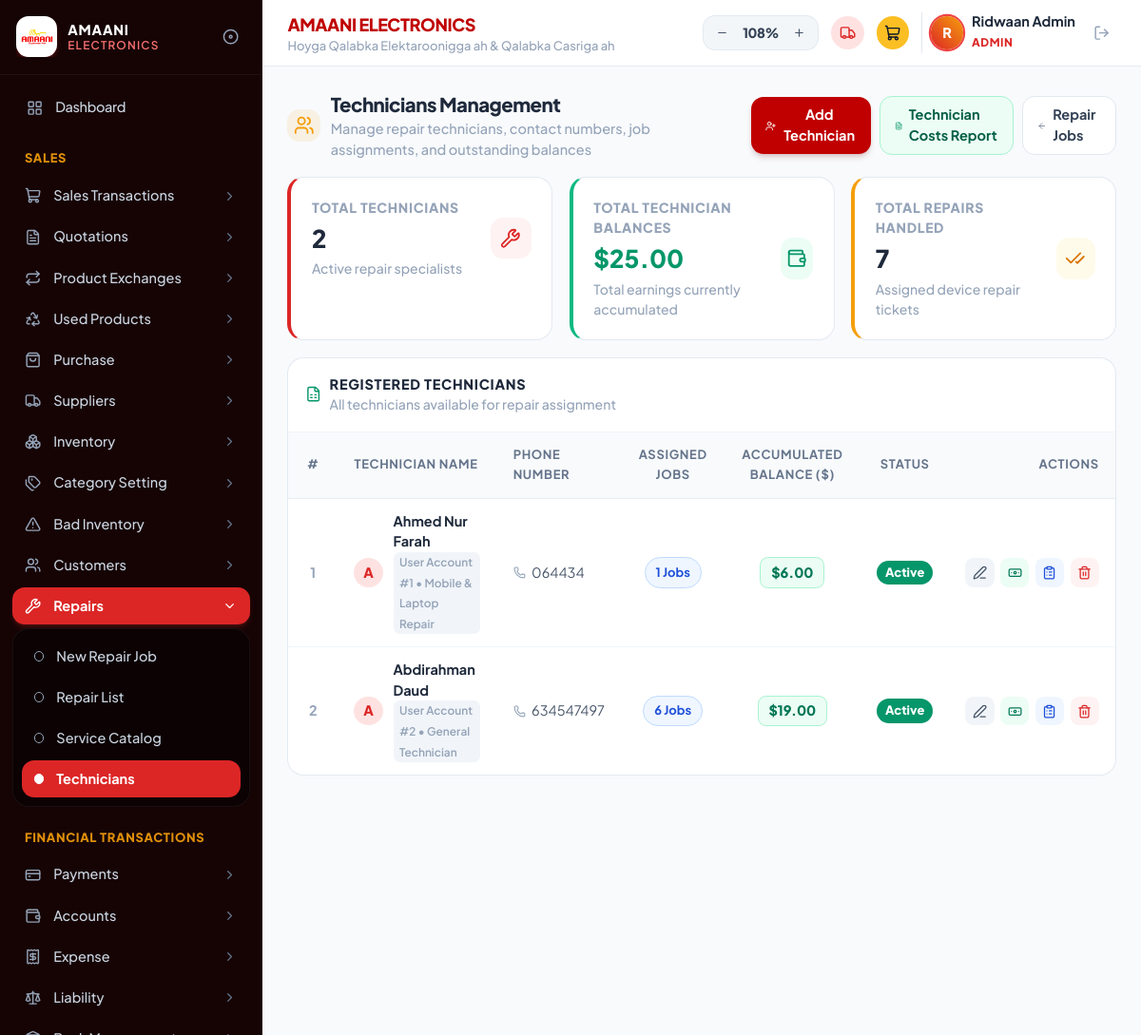
The app's page /technicians.php (signed in) with its own data.
### tables this page shows
CREATE TABLE `technicians` (
  `id` int(11) NOT NULL AUTO_INCREMENT,
  `name` varchar(150) NOT NULL,
  `phone` varchar(50) DEFAULT '',
  `specialty` varchar(100) DEFAULT 'General Technician',
  `balance` decimal(10,2) DEFAULT 0.00,
  `status` enum('Active','Inactive') DEFAULT 'Active',
  `created_at` timestamp NULL DEFAULT current_timestamp(),
  PRIMARY KEY (`id`)
);

### technicians.php (the view, shortened to what this page needs)
<?php
require_once __DIR__ . '/includes/header.php';
require_once __DIR__ . '/includes/sidebar.php';
$totalTechs = $pdo->query("SELECT COUNT(*) FROM technicians WHERE status = 'Active'")->fetchColumn();
$totalBalances = $pdo->query("SELECT IFNULL(SUM(balance), 0) FROM technicians")->fetchColumn();
$totalRepairsHandled = $pdo->query("SELECT COUNT(*) FROM repair_jobs WHERE technician_id IS NOT NULL AND technician_id > 0")->fetchColumn();
$query = "
    SELECT t.*,
    (SELECT COUNT(*) FROM repair_jobs j WHERE j.technician_id = t.id) AS assigned_jobs
    FROM technicians t
    ORDER BY t.id ASC
";
$technicians = $pdo->query($query)->fetchAll(PDO::FETCH_ASSOC);
?>
<main class="flex-1 min-w-0 space-y-4">
    <div class="flex flex-col sm:flex-row sm:items-center sm:justify-between gap-3">
        <div class="flex items-center gap-2.5">
            <div class="w-8 h-8 rounded-xl bg-amber-500/10 text-amber-500 flex items-center justify-center shrink-0">
                <i data-lucide="users" class="w-5 h-5 text-amber-500"></i>
            </div>
            <div>
                <h1 class="text-lg font-black text-slate-800 tracking-tight">Technicians Management</h1>
                <p class="text-xs text-slate-400 font-medium">Manage repair technicians, contact numbers, job assignments, and outstanding balances</p>
            </div>
        </div>
        <div class="flex items-center gap-2">
            <button type="button" onclick="openAddTechModal()" class="px-3.5 py-2 rounded-xl bg-[#c00000] hover:bg-red-700 text-white font-bold text-xs shadow-md shadow-red-900/20 transition-all flex items-center gap-1.5 cursor-pointer">
                <i data-lucide="user-plus" class="w-3.5 h-3.5"></i>
                <span>Add Technician</span>
            </button>
            <a href="technicians.php?report=costs" class="px-3.5 py-2 rounded-xl bg-emerald-50 hover:bg-emerald-100 text-emerald-800 border border-emerald-200 font-bold text-xs shadow-xs transition-colors flex items-center gap-1.5">
                <i data-lucide="file-text" class="w-3.5 h-3.5 text-emerald-600"></i>
                <span>Technician Costs Report</span>
            </a>
            <a href="repairs.php" class="px-3.5 py-2 rounded-xl border border-slate-200 bg-white hover:bg-slate-50 text-slate-700 font-bold text-xs shadow-xs transition-colors flex items-center gap-1.5">
                <i data-lucide="arrow-left" class="w-3.5 h-3.5 text-slate-500"></i>
                <span>Repair Jobs</span>
            </a>
        </div>
    </div>
    <div class="grid grid-cols-1 md:grid-cols-3 gap-4">
        <div class="bg-white rounded-2xl border border-slate-200/90 shadow-xs p-5 relative overflow-hidden border-l-4 border-l-red-600">
            <div class="flex items-center justify-between">
                <div>
                    <span class="text-[11px] font-extrabold uppercase text-slate-400 tracking-wider block">Total Technicians</span>
                    <span class="text-2xl font-black text-slate-800 mt-1 block"><?= number_format($totalTechs) ?></span>
                    <span class="text-[11px] text-slate-400 font-medium block mt-1">Active repair specialists</span>
                </div>
                <div class="w-10 h-10 rounded-xl bg-red-50 text-red-600 flex items-center justify-center">
                    <i data-lucide="wrench" class="w-5 h-5"></i>
                </div>
            </div>
        </div>
        <div class="bg-white rounded-2xl border border-slate-200/90 shadow-xs p-5 relative overflow-hidden border-l-4 border-l-emerald-500">
            <div class="flex items-center justify-between">
                <div>
                    <span class="text-[11px] font-extrabold uppercase text-slate-400 tracking-wider block">Total Technician Balances</span>
                    <span class="text-2xl font-black text-emerald-600 mt-1 block">$<?= number_format($totalBalances, 2) ?></span>
                    <span class="text-[11px] text-slate-400 font-medium block mt-1">Total earnings currently accumulated</span>
                </div>
                <div class="w-10 h-10 rounded-xl bg-emerald-50 text-emerald-600 flex items-center justify-center">
                    <i data-lucide="wallet" class="w-5 h-5"></i>
                </div>
            </div>
        </div>
        <div class="bg-white rounded-2xl border border-slate-200/90 shadow-xs p-5 relative overflow-hidden border-l-4 border-l-amber-500">
            <div class="flex items-center justify-between">
                <div>
                    <span class="text-[11px] font-extrabold uppercase text-slate-400 tracking-wider block">Total Repairs Handled</span>
                    <span class="text-2xl font-black text-slate-800 mt-1 block"><?= number_format($totalRepairsHandled) ?></span>
                    <span class="text-[11px] text-slate-400 font-medium block mt-1">Assigned device repair tickets</span>
                </div>
                <div class="w-10 h-10 rounded-xl bg-amber-50 text-amber-600 flex items-center justify-center">
                    <i data-lucide="check-check" class="w-5 h-5"></i>
                </div>
            </div>
        </div>
    </div>
    <div class="bg-white rounded-2xl border border-slate-200/90 shadow-xs overflow-hidden">
        <div class="p-4 border-b border-slate-100 flex items-center gap-2">
            <i data-lucide="file-spreadsheet" class="w-4 h-4 text-emerald-600"></i>
            <div>
                <h3 class="text-xs font-black text-slate-800 uppercase tracking-wider">Registered Technicians</h3>
                <p class="text-[11px] text-slate-400 font-medium">All technicians available for repair assignment</p>
            </div>
        </div>
        <div class="overflow-x-auto">
            <table class="w-full text-left border-collapse text-xs">
                <thead>
                    <tr class="bg-slate-50 text-slate-500 uppercase text-[10px] font-black tracking-wider border-b border-slate-200/80">
                        <th class="py-3 px-4 w-12 text-center">#</th>
                        <th class="py-3 px-4">Technician Name</th>
                        <th class="py-3 px-4">Phone Number</th>
                        <th class="py-3 px-4 text-center">Assigned Jobs</th>
                        <th class="py-3 px-4 text-center">Accumulated Balance ($)</th>
                        <th class="py-3 px-4 text-center">Status</th>
                        <th class="py-3 px-4 text-right">Actions</th>
                    </tr>
                </thead>
                <tbody class="divide-y divide-slate-100">
                    <?php if (empty($technicians)): ?>
                        <tr>
                            <td colspan="7" class="py-8 text-center text-slate-400 font-medium">
                                Wax farsamayaqaan ah laguma darin weli. Guji "Add Technician" si aad mid cusub ugu darto.
                            </td>
                        </tr>
                    <?php else: ?>
                        <?php foreach ($technicians as $idx => $t): ?>
                            <?php $initial = strtoupper(substr($t['name'], 0, 1)); ?>
                            <tr class="hover:bg-slate-50/70 transition-colors">
                                <td class="py-3 px-4 text-center font-bold text-slate-400">
                                    <?= $idx + 1 ?>
                                </td>
                                <td class="py-3 px-4">
                                    <div class="flex items-center gap-2.5">
                                        <div class="w-7 h-7 rounded-full bg-red-100 text-red-600 font-black text-xs flex items-center justify-center shrink-0">
                                            <?= $initial ?>
                                        </div>
                                        <div>
                                            <span class="font-bold text-slate-800 block"><?= htmlspecialchars($t['name']) ?></span>
                                            <span class="inline-block text-[9px] font-semibold text-slate-400 bg-slate-100 px-1.5 py-0.2 rounded-md">
                                                User Account #<?= $t['id'] ?> &bull; <?= htmlspecialchars($t['specialty']) ?>
                                            </span>
                                        </div>
                                    </div>
                                </td>
                                <td class="py-3 px-4 text-slate-600">
                                    <div class="flex items-center gap-1.5">
                                        <i data-lucide="phone" class="w-3 h-3 text-slate-400"></i>
                                        <span><?= !empty($t['phone']) ? htmlspecialchars($t['phone']) : '-' ?></span>
                                    </div>
                                </td>
                                <td class="py-3 px-4 text-center">
                                    <a href="repairs.php?technician=<?= $t['id'] ?>" class="inline-block px-2.5 py-1 rounded-full bg-blue-50 hover:bg-blue-100 text-blue-700 font-bold text-[10px] border border-blue-200 transition-colors">
                                        <?= intval($t['assigned_jobs']) ?> Jobs
                                    </a>
                                </td>
                                <td class="py-3 px-4 text-center">
                                    <span class="inline-block px-2.5 py-1 rounded-lg bg-emerald-50 text-emerald-700 font-black text-xs border border-emerald-200">
                                        $<?= number_format($t['balance'], 2) ?>
                                    </span>
                                </td>
                                <td class="py-3 px-4 text-center">
                                    <?php if ($t['status'] === 'Active'): ?>
                                        <span class="inline-block px-2 py-0.5 rounded-full bg-emerald-600 text-white font-extrabold text-[10px] shadow-2xs">
                                            Active
                                        </span>
                                    <?php else: ?>
                                        <span class="inline-block px-2 py-0.5 rounded-full bg-slate-200 text-slate-600 font-extrabold text-[10px]">
                                            Inactive
                                        </span>
                                    <?php endif; ?>
                                </td>
                                <td class="py-3 px-4 text-right">
                                    <div class="flex items-center justify-end gap-1.5">
                                        <button type="button"
                                                onclick="openEditTechModal(<?= htmlspecialchars(json_encode($t)) ?>)"
                                                class="w-7 h-7 rounded-lg bg-slate-100 hover:bg-slate-200 text-slate-600 flex items-center justify-center transition-colors" title="Edit">
                                            <i data-lucide="edit-3" class="w-3.5 h-3.5"></i>
                                        </button>
                                        <button type="button"
                                                onclick="openSettleModal(<?= $t['id'] ?>, '<?= htmlspecialchars(addslashes($t['name'])) ?>', <?= $t['balance'] ?>)"
                                                class="w-7 h-7 rounded-lg bg-emerald-50 hover:bg-emerald-100 text-emerald-700 flex items-center justify-center transition-colors" title="Pay / Settle Balance">
                                            <i data-lucide="banknote" class="w-3.5 h-3.5"></i>
                                        </button>
                                        <a href="repairs.php?technician=<?= $t['id'] ?>"
                                           class="w-7 h-7 rounded-lg bg-blue-50 hover:bg-blue-100 text-blue-700 flex items-center justify-center transition-colors" title="View Assigned Jobs">
                                            <i data-lucide="clipboard-list" class="w-3.5 h-3.5"></i>
                                        </a>
                                        <a href="technicians.php?delete_id=<?= $t['id'] ?>"
                                           onclick="return confirm('Ma hubtaa inaad tirtirto farsamayaqaankan?');"
                                           class="w-7 h-7 rounded-lg bg-red-50 hover:bg-red-100 text-red-600 flex items-center justify-center transition-colors" title="Delete">
                                            <i data-lucide="trash-2" class="w-3.5 h-3.5"></i>
                                        </a>
                                    </div>
                                </td>
                            </tr>
                        <?php endforeach; ?>
                    <?php endif; ?>
                </tbody>
            </table>
        </div>
    </div>
</main>
<?php require_once __DIR__ . '/includes/footer.php'; ?>

### includes/header.php (style rules this page uses)
html { font-size: 16px; zoom: 1.08; }
body { font-family: 'Plus Jakarta Sans', sans-serif; font-size: 0.95rem; -webkit-font-smoothing: antialiased; }
.text-\[9px\] { font-size: 11px !important; }
.text-\[10px\] { font-size: 12px !important; }
.text-\[11px\] { font-size: 13px !important; }

### records on screen
technicians: name "A", name "Ahmed Nur Farah", id "1", specialty "Mobile & Laptop Repair", phone "064434", assigned_jobs "1", balance "6.00", status "Active"
technicians: name "A", name "Abdirahman Daud", id "2", specialty "General Technician", phone "634547497", assigned_jobs "6", balance "19.00", status "Active"

### other values on screen
$userInitial "R"
$userName "Ridwaan Admin"
$userRole "ADMIN"
$totalTechs "2"
$totalBalances "25.00"
$totalRepairsHandled "7"
